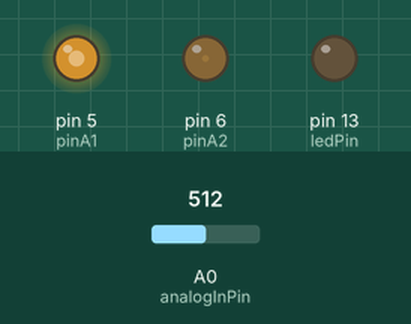
Simulated run of this sketch. Board: Arduino Uno, built with avr-gcc and run on an emulated ATmega328P. Parts: output pins drawn as LEDs (lit = HIGH). The test bench sets the inputs (shaded band); at power-on: A0 (analogInPin) = 512. What the sketch prints to the serial monitor is not drawn.

Above: at 1.2 s.
1.3 s: A0 (analogInPin) set to 105
2.8 s: A0 (analogInPin) set to 89
At 3.2 s:
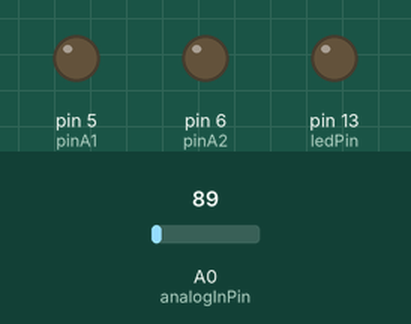
4.3 s: A0 (analogInPin) set to 110
At 5.5 s:
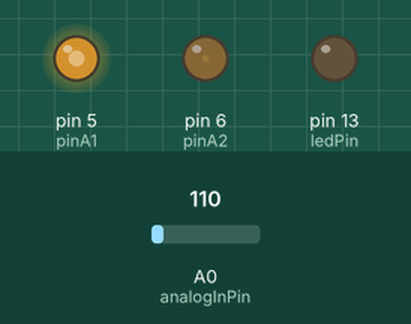
5.8 s: A0 (analogInPin) set to 90
At 6.7 s:
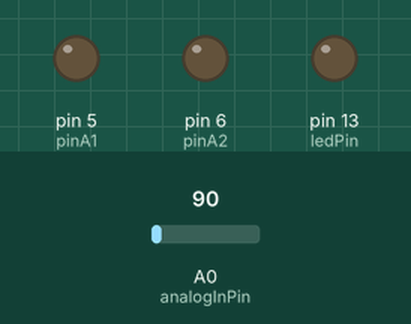
Timing chart, 0 to 8.3 s (numbered marks = the images above; inputs shaded):
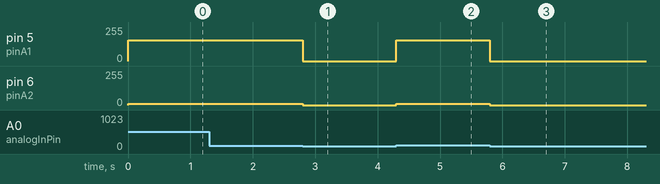

Measured:
- the behaviour switches between 100 and 99 on A0 (analogInPin) (found by bisection; images 0 and 1)
- after the input at 1.3 s, every drawn part: stays the same
- after the input at 2.8 s, pin 5 (pinA1): 156/255 → 0/255 at once; pin 6 (pinA2): 10/255 → 0/255 at once
- after the input at 4.3 s, pin 5 (pinA1): 0/255 → 156/255 at once; pin 6 (pinA2): 0/255 → 10/255 at once
- after the input at 5.8 s, pin 5 (pinA1): 156/255 → 0/255 at once; pin 6 (pinA2): 10/255 → 0/255 at once

The sketch:

potSerialMotor.ino
```cpp
int pinA1 = 5;
int pinA2 = 6;
// LED vars
const int ledPin = 13;

// LED read vars
String inputString = "";         // a string to hold incoming data
boolean toggleComplete = false;  // whether the string is complete

// Potmeter vars
const int analogInPin = A0;
int sensorValue = 0;        // value read from the potmeter
int prevValue = 0;          // previous value from the potmeter

//global variables
volatile int count = 0; //track how far the user has moved. gave it a random value for now to avoid neg numbers while testing
volatile float angularDist = 0;
volatile int pwm = 255;


void setup() {
Serial.begin (9600);
 //configure pin modes
 pinMode (pinA1, OUTPUT);
 pinMode (pinA2, OUTPUT);
  pinMode(ledPin,OUTPUT);
  digitalWrite(ledPin,0);
 //turnMotorCCW();
}

void loop() {
   while (Serial.available() && toggleComplete == false) {
    char inChar = (char)Serial.read();
    if(inChar == 'E'){ // end character for toggle LED
     toggleComplete = true;
    }
    else{
      inputString += inChar;
    }
  }
  // Toggle LED 13
  if(!Serial.available() && toggleComplete == true)
  {
    // convert String to int.
    int recievedVal = stringToInt();
    digitalWrite(ledPin,recievedVal);
    toggleComplete = false;
  }


    // Potmeter
     sensorValue = analogRead(analogInPin);
    // read the analog in value:
    if(prevValue != sensorValue){
      Serial.print("B"); // begin character
      Serial.print(sensorValue);
      Serial.print("E"); // end character
      prevValue = sensorValue;
    }
    if(sensorValue >=100){
      pwm = (count - 100);
      if(pwm>=50){
        pwm=50;
      }
      turnMotorCW();
    }
    else if(count <= -90)
    {
      pwm = abs(count) - 90;
      if(pwm >=50){
        pwm=50;
      }
       turnMotorCCW();
    }
    else {
      offMotor();
      pwm = 0;
    }

 }


 void turnMotorCW(){
     analogWrite (pinA1, pwm); //not sure if A1 high + A2 low is CW or CCW
     analogWrite (pinA2, 10);
   return;
 }

void turnMotorCCW(){
     analogWrite (pinA1, 10); //not sure if A1 high + A2 low is CW or CCW
     analogWrite (pinA2, pwm);
   return;
}

 void offMotor(){
     digitalWrite (pinA1, LOW); //not sure if A1 high + A2 low is CW or CCW
     digitalWrite (pinA2, LOW);
    return;
 }

 int stringToInt()
{
    char charHolder[inputString.length()+1];
    inputString.toCharArray(charHolder,inputString.length()+1);
    inputString = "";
    int _recievedVal = atoi(charHolder);
    return _recievedVal;
}
```
